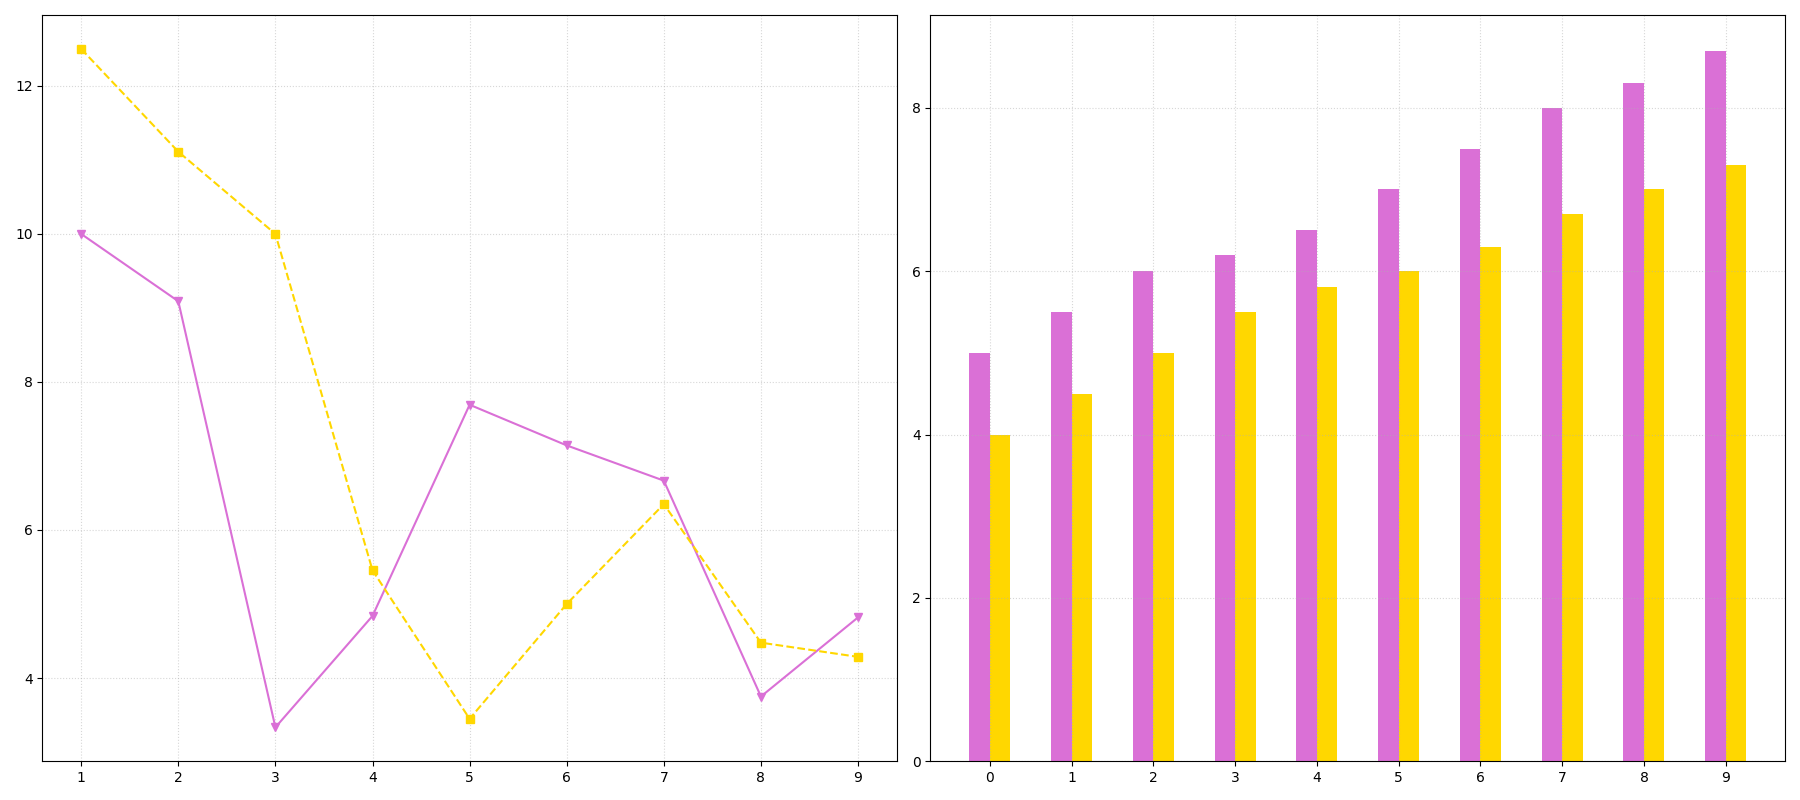

Generate this figure with Python:
import matplotlib.pyplot as plt
import numpy as np

years = np.arange(2001, 2011)
north_america_books = np.array([5, 5.5, 6, 6.2, 6.5, 7, 7.5, 8, 8.3, 8.7])
europe_books = np.array([4, 4.5, 5, 5.5, 5.8, 6, 6.3, 6.7, 7, 7.3])

north_america_growth = np.diff(north_america_books) / north_america_books[:-1] * 100 
europe_growth = np.diff(europe_books) / europe_books[:-1] * 100

fig, (ax1, ax2) = plt.subplots(1, 2, figsize=(18, 8))

x = np.arange(len(years))
width = 0.25

ax2.bar(x - width / 2, north_america_books, width, color='orchid')
ax2.bar(x + width / 2, europe_books, width, color='gold')

ax2.set_xticks(x)
ax2.grid(True, linestyle=':', alpha=0.5)

ax1.plot(x[1:], north_america_growth, marker='v', linestyle='-', color='orchid')
ax1.plot(x[1:], europe_growth, marker='s', linestyle='--', color='gold')

ax1.set_xticks(x[1:])
ax1.grid(True, linestyle=':', alpha=0.5)

plt.tight_layout()
plt.show()
